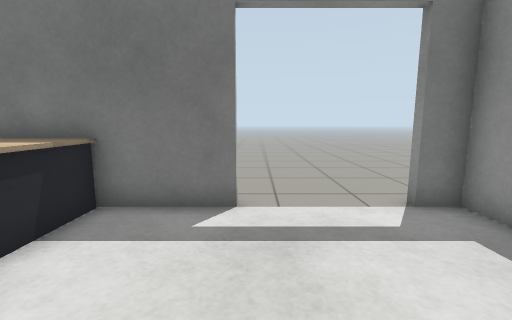
View 1 (above)

17 first-person views from a walk through a world built for the Gazebo simulator. The camera is 0.9 m above the floor, tilts 8° down and sees 90° across. The floor is counted in squares, 0.5 m on a side. Each view is taken from the middle of a square. On the plan, view 1 faces up. The plan holds only what a view shows up to about 15 squares ahead; the rest is blank.

View 2
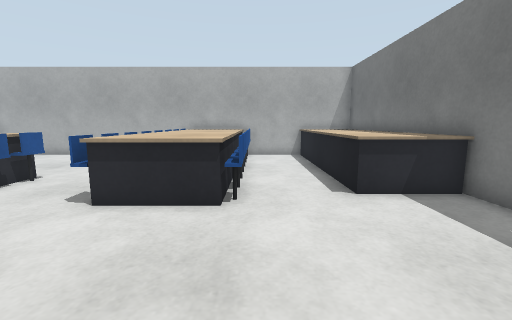

View 3
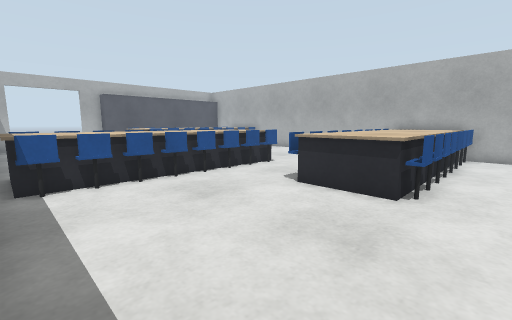

View 4
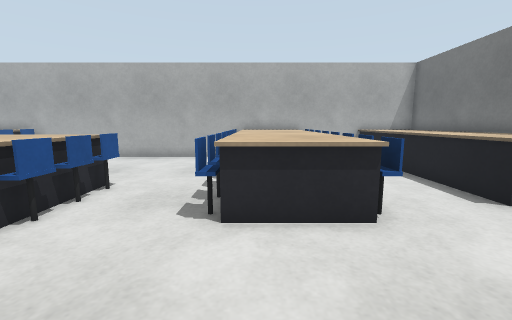

View 5
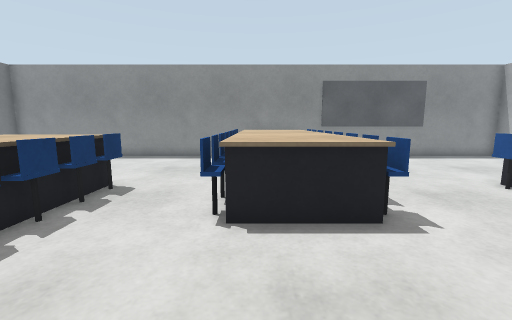

View 6
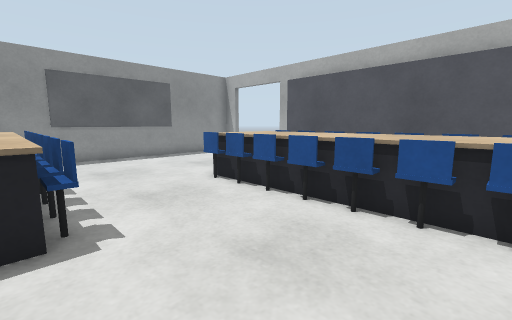

View 7
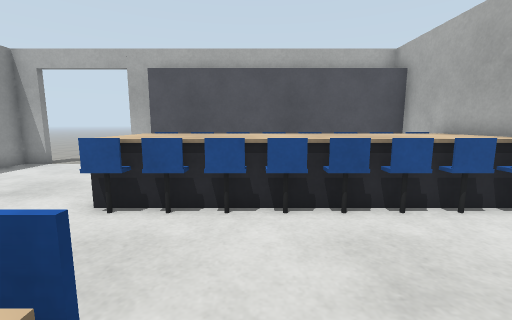

View 8
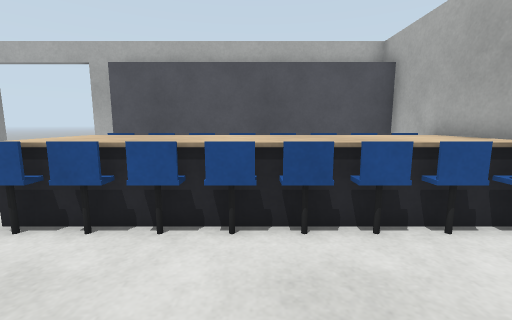

View 9
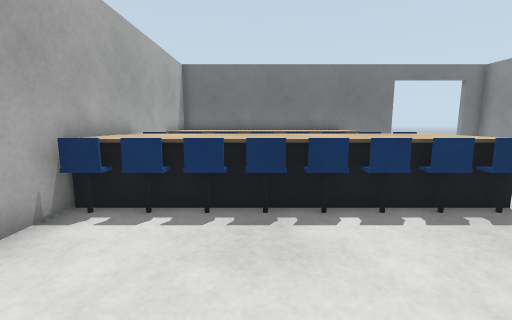

View 10
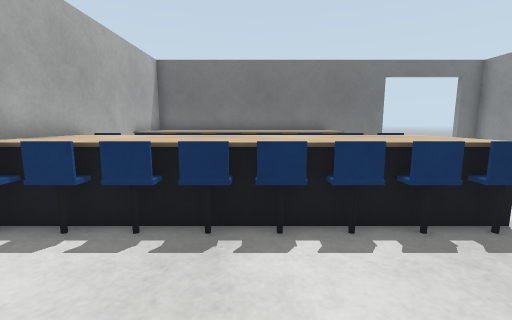

View 11
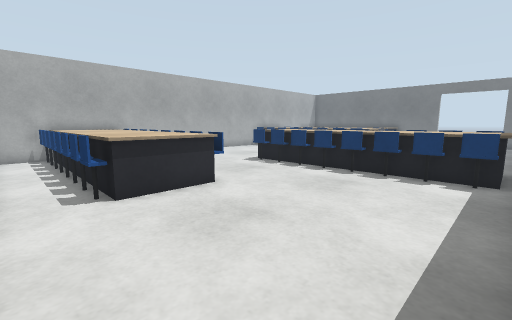

View 12
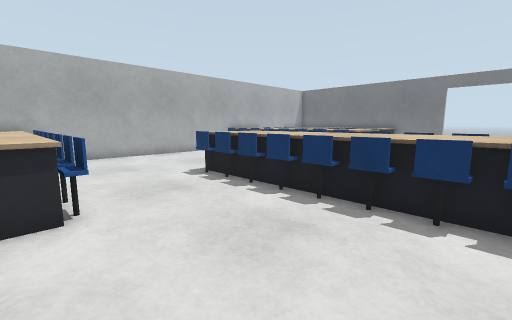

View 13
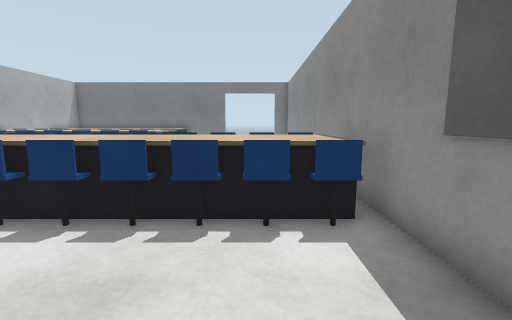

View 14
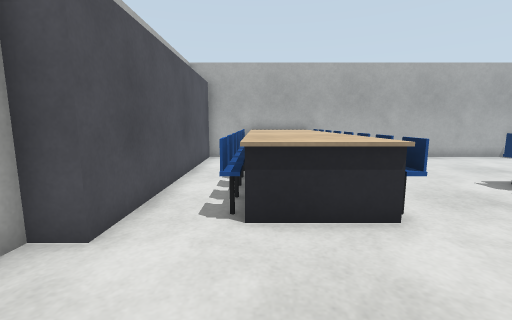

View 15
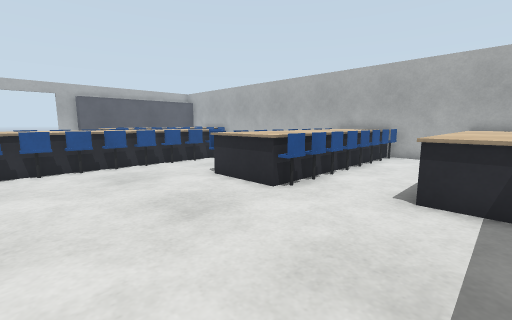

View 16
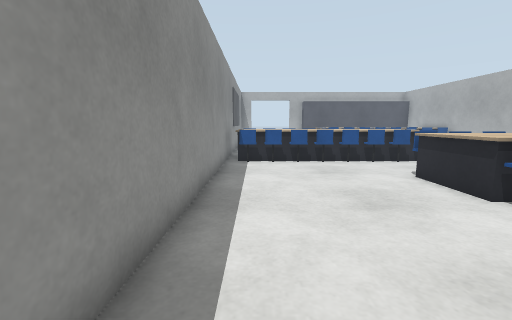

View 17
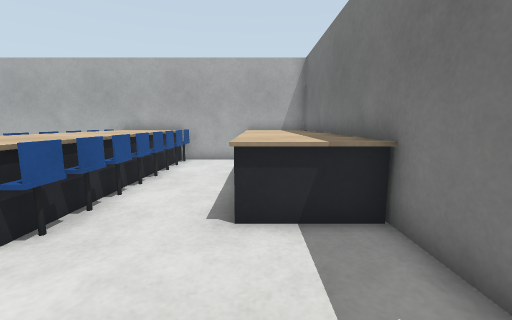

### Floor plan
Points are (right, up) in squares from view 1. A wall is a line through its corners. A room is listed if a view was taken in it or the views show most of it. See-through windows are left out.
Room 1 (views 1, 2, 3, 4, 5, 6, 7, 8, 9, 10, 11, 12, 13, 14, 15, 17)
walls: (-0.4, 5.4) (-2.6, 5.4); (4.5, -20.5) (4.5, 4.4); (3.5, -21.5) (4.5, -21.5); (4.5, 5.4) (3.4, 5.4); (-11.4, 5.4) (-12, 5.4) (-12, -20.6) (-1.7, -20.6) (-1.7, -21.5) (-0.4, -21.5)
ways out: opening at (1.5, 5) to room 2; opening at (1.5, -21)
objects: table (-11, -18) to (-3, -18); table (-11, -17) to (-3, -16); table (-11, -15) to (-3, -15); table (-11, -4) to (-3, -4); table (-11, -3) to (-3, -2); table (-11, -1) to (-3, -1); table (-11, 3) to (-3, 5); table (-5, -11) to (4, -10); table (-5, -9) to (4, -8); table (-5, -7) to (4, -7)
Room 2 (view 16)
walls: (4.5, 4.4) (4.5, 5.4)
ways out: opening at (1.5, 5) to room 1; opening at (4.5, 6.5)

Where each view was taken, in squares from view 1:
view 1: 0 up, 0 right, facing up
view 2: 0 up, 3 right, facing left
view 3: 1 up, 4 right, facing down-left
view 4: 3 down, 2 right, facing left
view 5: 8 down, 10 left, facing right
view 6: 10 down, 10 left, facing down-right
view 7: 10 down, 6 left, facing down
view 8: 11 down, 7 left, facing down
view 9: 9 down, 8 left, facing up
view 10: 8 down, 7 left, facing up
view 11: 20 down, 4 right, facing up-left
view 12: 16 down, 3 right, facing up-left
view 13: 15 down, 2 right, facing up
view 14: 18 down, 2 right, facing left
view 15: 4 up, 3 right, facing down-left
view 16: 5 up, 3 right, facing down
view 17: 3 up, 1 right, facing left
